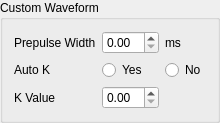
              <widget class="QGroupBox" name="groupBox_23">
               <property name="title">
                <string>Custom Waveform</string>
               </property>
               <layout class="QGridLayout" name="gridLayout_20">
                <item row="3" column="1">
                 <widget class="QDoubleSpinBox" name="doubleSpinBox_15"/>
                </item>
                <item row="5" column="0">
                 <widget class="QLabel" name="label_65">
                  <property name="text">
                   <string>Auto K</string>
                  </property>
                 </widget>
                </item>
                <item row="3" column="0">
                 <widget class="QLabel" name="label_66">
                  <property name="text">
                   <string>Prepulse Width</string>
                  </property>
                 </widget>
                </item>
                <item row="5" column="2">
                 <widget class="QRadioButton" name="radioButton_17">
                  <property name="text">
                   <string>No</string>
                  </property>
                 </widget>
                </item>
                <item row="5" column="1">
                 <widget class="QRadioButton" name="radioButton_18">
                  <property name="text">
                   <string>Yes</string>
                  </property>
                 </widget>
                </item>
                <item row="6" column="0">
                 <widget class="QLabel" name="label_67">
                  <property name="text">
                   <string>K Value</string>
                  </property>
                 </widget>
                </item>
                <item row="6" column="1">
                 <widget class="QDoubleSpinBox" name="doubleSpinBox_16"/>
                </item>
                <item row="3" column="2">
                 <widget class="QLabel" name="label_68">
                  <property name="text">
                   <string>ms</string>
                  </property>
                 </widget>
                </item>
               </layout>
              </widget>
